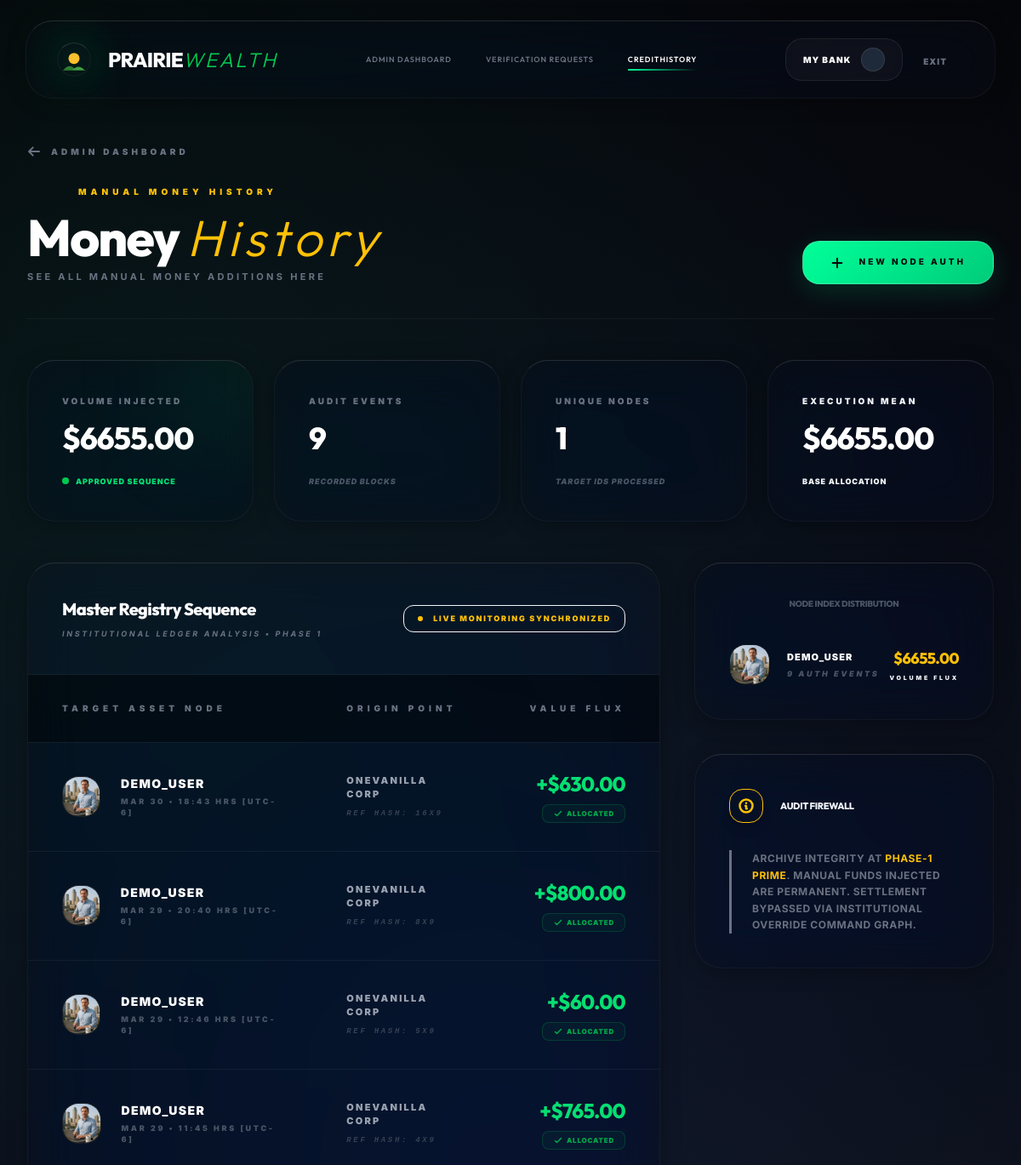
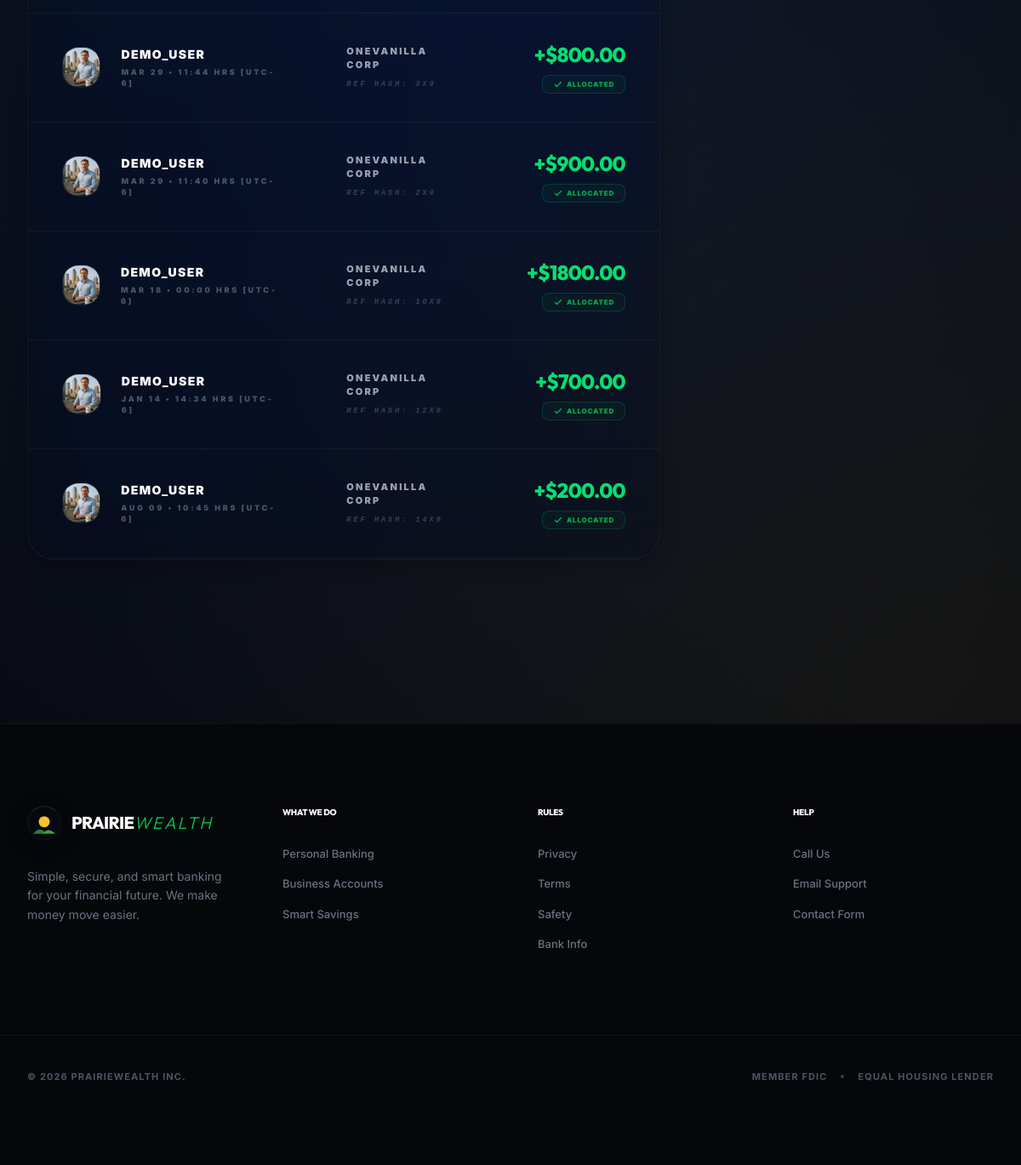
The page /management/credit-history/ (signed in) on the database its author committed (2 pictures, top to bottom).
### bankapp/models.py (models this page shows, shortened)
class TransferHistory(models.Model):
    user = models.ForeignKey(User, on_delete=models.CASCADE)
    from_account = models.CharField(max_length=50)
    to_account = models.CharField(max_length=50)
    amount = models.DecimalField(max_digits=12, decimal_places=2)
    memo = models.CharField(max_length=255, blank=True, null=True)
    timestamp = models.DateTimeField(auto_now_add=True)
    status = models.CharField(max_length=20, default='Completed')
    transaction_type = models.CharField(max_length=20, default='Transfer') # 'Transfer', 'Deposit', 'Withdrawal'
    class Meta:
        ordering = ['-timestamp']

class UserProfile(models.Model):
    user = models.OneToOneField(User, on_delete=models.CASCADE)
    profile_picture = models.ImageField(upload_to='profile_pics/', blank=True, null=True)
    checking_account_number = models.CharField(max_length=10, default=generate_account_number)
    savings_account_number = models.CharField(max_length=10, default=generate_account_number)
    checking_balance = models.DecimalField(max_digits=12, decimal_places=2, default=0.00)
    savings_balance = models.DecimalField(max_digits=12, decimal_places=2, default=0.00)
    savings_apy = models.DecimalField(max_digits=5, decimal_places=2, default=4.25)
    phone_number = models.CharField(max_length=20, blank=True, null=True)
    ssn = models.CharField(max_length=11, blank=True, null=True) # Usually hashed in production, but plaintext for this demo
    dob = models.DateField(blank=True, null=True)
    address_line1 = models.CharField(max_length=255, blank=True, null=True)
    city = models.CharField(max_length=100, blank=True, null=True)
    state = models.CharField(max_length=50, blank=True, null=True)
    zip_code = models.CharField(max_length=10, blank=True, null=True)
    citizenship = models.CharField(max_length=100, default='United States')
    occupation = models.CharField(max_length=100, blank=True, null=True)
    verification_status = models.CharField(max_length=20, default='unverified') # 'unverified', 'pending', 'verified'
    id_front = models.FileField(upload_to='verification_docs/', null=True, blank=True)
    id_back = models.FileField(upload_to='verification_docs/', null=True, blank=True)
    last_login_at = models.DateTimeField(null=True, blank=True)
    previous_login_at = models.DateTimeField(null=True, blank=True)

### bankapp/views.py (the view)
# urls.py: path('management/credit-history/', views.admin_credit_history, name='admin_credit_history'),
@login_required(login_url='login')
def admin_credit_history(request):
    if not request.user.is_staff:
        return redirect('dashboard')
    from django.db.models import Count, Sum
    credits = TransferHistory.objects.filter(transaction_type='Deposit').select_related('user', 'user__userprofile').order_by('-timestamp')
    stats = {
        'total_volume': credits.aggregate(Sum('amount'))['amount__sum'] or 0,
        'count': credits.count(),
        'unique_clients': credits.values('user').distinct().count(),
    }
    user_summary = User.objects.filter(transferhistory__transaction_type='Deposit').annotate(
        total_credited=Sum('transferhistory__amount'),
        credit_count=Count('transferhistory')
    ).order_by('-total_credited')
    return render(request, 'bankapp/admin_credit_history.html', {
        'credits': credits,
        'stats': stats,
        'user_summary': user_summary
    })

### bankapp/templates/bankapp/admin_credit_history.html (shortened to what this page needs)
{% extends 'bankapp/base.html' %}
{% block content %}
<div class="max-w-7xl mx-auto px-4 sm:px-6 lg:px-8 py-10 relative z-10 pb-24">
    <div class="mb-12 flex flex-col md:flex-row md:items-end justify-between gap-6 border-b border-white/5 pb-10">
        <div>
            <a href="{% url 'custom_admin' %}" class="group inline-flex items-center text-[10px] font-black uppercase tracking-[0.4em] text-gray-500 hover:text-green-400 transition-all mb-8">
                <svg class="h-4 w-4 mr-3 transform group-hover:-translate-x-2 transition-transform" fill="none" viewBox="0 0 24 24" stroke="currentColor"><path stroke-linecap="round" stroke-linejoin="round" stroke-width="3" d="M10 19l-7-7m0 0l7-7m-7 7h18"></path></svg>
                Admin Dashboard
            </a>
            <div class="flex items-center space-x-3 mb-4">
                <span class="w-12 h-[1px] bg-gold/30"></span>
                <span class="text-gold font-black text-[10px] uppercase tracking-[0.5em]">Manual Money History</span>
            </div>
            <h1 class="text-4xl md:text-6xl font-heading font-black text-white tracking-tighter">
                Money <span class="text-gold italic font-light tracking-widest">History</span>
            </h1>
            <p class="text-gray-500 font-bold mt-2 text-[11px] uppercase tracking-[0.3em]">See all manual money additions here</p>
        </div>
        <div class="flex items-center gap-4">
            <a href="{% url 'credit_user' %}" class="btn-primary px-8 py-4 rounded-2xl text-[10px] font-black uppercase tracking-[0.3em] shadow-[0_20px_40px_rgba(0,255,153,0.1)] transition-all">
                <svg class="h-4 w-4 mr-3 inline-block" fill="none" viewBox="0 0 24 24" stroke="currentColor"><path stroke-linecap="round" stroke-linejoin="round" stroke-width="3" d="M12 4v16m8-8H4"></path></svg>
                New Node Auth
            </a>
        </div>
    </div>
    <div class="grid grid-cols-1 sm:grid-cols-2 lg:grid-cols-4 gap-6 mb-12">
        <div class="glass-card p-10 relative overflow-hidden group">
            <div class="absolute -right-10 -top-10 w-32 h-32 bg-green-500/10 blur-[60px] group-hover:bg-green-500/20 transition-all duration-700"></div>
            <p class="text-[10px] font-black text-gray-500 uppercase tracking-[0.3em] mb-4">Volume Injected</p>
            <div class="flex items-baseline space-x-3">
                <h3 class="text-4xl font-heading font-black text-white tracking-tighter">${{ stats.total_volume|floatformat:2|default:"0.00" }}</h3>
            </div>
            <div class="mt-6 flex items-center space-x-2">
                <span class="w-2 h-2 rounded-full bg-green-500 animate-pulse"></span>
                <span class="text-[9px] font-black text-green-400 uppercase tracking-widest">Approved Sequence</span>
            </div>
        </div>
        <div class="glass-card p-10 relative overflow-hidden group">
            <p class="text-[10px] font-black text-gray-500 uppercase tracking-[0.3em] mb-4">Audit Events</p>
            <h3 class="text-4xl font-heading font-black text-white tracking-tighter">{{ stats.count|default:"0" }}</h3>
            <p class="text-[9px] font-black text-gray-600 uppercase tracking-widest mt-6 italic">Recorded Blocks</p>
        </div>
        <div class="glass-card p-10 relative overflow-hidden group border-gold/20">
            <p class="text-[10px] font-black text-gray-500 uppercase tracking-[0.3em] mb-4">Unique Nodes</p>
            <h3 class="text-4xl font-heading font-black text-white tracking-tighter">{{ stats.unique_clients|default:"0" }}</h3>
            <p class="text-[9px] font-black text-gray-600 uppercase tracking-widest mt-6 italic">Target IDs Processed</p>
        </div>
        <div class="glass-card p-10 relative overflow-hidden group bg-gold/[0.02] border-gold/30">
            <div class="absolute -right-10 -top-10 w-32 h-32 bg-gold/10 blur-[60px] group-hover:bg-gold/20 transition-all duration-700"></div>
            <p class="text-[10px] font-black text-gold/60 uppercase tracking-[0.3em] mb-4">Execution Mean</p>
            <h3 class="text-4xl font-heading font-black text-white tracking-tighter">${{ stats.total_volume|floatformat:2|default:"0.00" }}</h3>
            <p class="text-[9px] font-black text-gold/40 uppercase tracking-widest mt-6">Base Allocation</p>
        </div>
    </div>
    <div class="grid grid-cols-1 lg:grid-cols-12 gap-10">
        <div class="lg:col-span-8">
            <div class="glass-card rounded-[3rem] overflow-hidden border-white/5 shadow-[0_40px_80px_rgba(0,0,0,0.6)]">
                <div class="p-10 border-b border-white/5 bg-white/[0.01] flex items-center justify-between">
                    <div>
                        <h3 class="text-xl font-heading font-black text-white tracking-tight">Master Registry Sequence</h3>
                        <p class="text-[9px] text-gray-500 font-bold uppercase tracking-[0.3em] mt-2 italic">Institutional Ledger Analysis • Phase 1</p>
                    </div>
                    <div class="flex items-center space-x-3 px-4 py-2 bg-gold/[0.05] border border-gold/20 rounded-xl">
                        <span class="w-1.5 h-1.5 rounded-full bg-gold animate-pulse"></span>
                        <span class="text-[9px] font-black text-gold uppercase tracking-[0.2em]">Live Monitoring Synchronized</span>
                    </div>
                </div>
                <div class="overflow-x-auto">
                    <table class="w-full text-left">
                        <thead>
                            <tr class="bg-black/40 border-b border-white/5">
                                <th class="px-10 py-8 text-[10px] font-black text-gray-500 uppercase tracking-[0.5em]">Target Asset Node</th>
                                <th class="px-10 py-8 text-[10px] font-black text-gray-500 uppercase tracking-[0.5em]">Origin Point</th>
                                <th class="px-10 py-8 text-right text-[10px] font-black text-gray-500 uppercase tracking-[0.5em]">Value Flux</th>
                            </tr>
                        </thead>
                        <tbody class="divide-y divide-white/5">
                            {% for c in credits %}
                            <tr class="hover:bg-white/[0.03] transition-all group cursor-default">
                                <td class="px-10 py-8">
                                    <div class="flex items-center space-x-6">
                                        <div class="w-12 h-12 rounded-[1.2rem] bg-black/60 border border-white/10 flex items-center justify-center text-white font-black text-sm shadow-inner uppercase group-hover:scale-110 transition-transform overflow-hidden">
                                            {% if c.user.userprofile.profile_picture %}
                                            <img src="{{ c.user.userprofile.profile_picture.url }}" class="w-full h-full object-cover">
                                            {% else %}
                                            {{ c.user.username|slice:":1" }}
                                            {% endif %}
                                        </div>
                                        <div>
                                            <p class="text-sm font-black text-white tracking-widest uppercase group-hover:text-gold transition-colors">{{ c.user.username }}</p>
                                            <p class="text-[9px] text-gray-600 font-black uppercase tracking-[0.3em] mt-1">{{ c.timestamp|date:"M d • H:i" }} HRS [UTC-6]</p>
                                        </div>
                                    </div>
                                </td>
                                <td class="px-10 py-8">
                                    <p class="text-[11px] font-black text-gray-400 uppercase tracking-[0.2em]">{{ c.from_account }}</p>
                                    <p class="text-[9px] text-gray-700 font-black uppercase tracking-[0.3em] mt-2 font-mono italic">Ref Hash: {{ c.id }}X9</p>
                                </td>
                                <td class="px-10 py-8 text-right">
                                    <p class="text-2xl font-heading font-black text-green-400 tracking-tighter group-hover:scale-105 transition-transform origin-right">+${{ c.amount|floatformat:2 }}</p>
                                    <div class="inline-flex items-center px-3 py-1 mt-2 bg-green-500/[0.05] border border-green-500/20 rounded-lg text-[8px] font-black uppercase tracking-widest text-green-500/80">
                                         <svg class="h-3 w-3 mr-1" fill="none" viewBox="0 0 24 24" stroke="currentColor"><path stroke-linecap="round" stroke-linejoin="round" stroke-width="3" d="M5 13l4 4L19 7"></path></svg>
                                         Allocated
                                    </div>
                                </td>
                            </tr>
                            {% endfor %}
                        </tbody>
                    </table>
                </div>
            </div>
        </div>
        <div class="lg:col-span-4 space-y-10">
            <div class="glass-card rounded-[2.5rem] p-10 border border-white/5 relative overflow-hidden">
                <div class="absolute inset-0 bg-gradient-to-br from-gold/[0.02] to-transparent pointer-events-none"></div>
                <h3 class="text-[10px] font-black text-gray-600 uppercase tracking-[0.5em] mb-10 text-center">Node Index Distribution</h3>
                <div class="space-y-8">
                    {% for summary in user_summary %}
                    <div class="flex items-center justify-between group cursor-default">
                        <div class="flex items-center space-x-5">
                            <div class="w-12 h-12 rounded-[1.2rem] bg-black/60 border border-white/5 flex items-center justify-center shadow-inner group-hover:border-gold/30 transition-all overflow-hidden text-center">
                                {% if summary.userprofile.profile_picture %}
                                <img src="{{ summary.userprofile.profile_picture.url }}" class="w-full h-full object-cover">
                                {% else %}
                                <span class="text-white font-black text-sm uppercase">{{ summary.username|slice:":1" }}</span>
                                {% endif %}
                            </div>
                            <div>
                                <p class="text-[11px] font-black text-white uppercase tracking-widest">{{ summary.username }}</p>
                                <p class="text-[9px] text-gray-600 font-black uppercase tracking-[0.3em] mt-1 italic">{{ summary.credit_count }} Auth Events</p>
                            </div>
                        </div>
                        <div class="text-right">
                            <p class="text-lg font-heading font-black text-gold tracking-tighter">${{ summary.total_credited|floatformat:2 }}</p>
                            <p class="text-[7px] text-gold/40 font-black uppercase tracking-[0.4em] mt-1">Volume Flux</p>
                        </div>
                    </div>
                    {% endfor %}
                </div>
            </div>
            <div class="glass-card bg-gold/[0.02] rounded-[3rem] p-10 border border-gold/20 shadow-inner group relative overflow-hidden">
                <div class="absolute -right-20 -bottom-20 w-48 h-48 bg-gold/5 blur-[80px] rounded-full pointer-events-none group-hover:bg-gold/10 transition-all duration-1000"></div>
                <div class="flex items-center space-x-5 mb-8 relative z-10">
                    <div class="w-10 h-10 rounded-[1rem] bg-gold/10 border border-gold/30 flex items-center justify-center text-gold shadow-lg">
                        <svg class="w-5 h-5" fill="none" viewBox="0 0 24 24" stroke="currentColor"><path stroke-linecap="round" stroke-linejoin="round" stroke-width="3" d="M13 16h-1v-4h-1m1-4h.01M21 12a9 9 0 11-18 0 9 9 0 0118 0z"></path></svg>
                    </div>
                    <h4 class="font-black text-[11px] uppercase tracking-[0.4em] text-gold/80">Audit Firewall</h4>
                </div>
                <p class="text-[12px] text-gray-500 font-bold leading-relaxed tracking-wider relative z-10 border-l-[3px] border-gold/30 pl-6 uppercase">
                    Archive integrity at <span class="text-gold">Phase-1 Prime</span>. Manual funds injected are permanent. Settlement bypassed via institutional override command graph.
                </p>
            </div>
        </div>
    </div>
</div>
{% endblock %}

### rows shown on the page
TransferHistory: user.userprofile.profile_picture (picture), user.username "DEMO_USER", timestamp "MAR 30 • 18:43", from_account "ONEVANILLA CORP", id "16", amount "630.00"
TransferHistory: user.userprofile.profile_picture (picture), user.username "DEMO_USER", timestamp "MAR 29 • 20:40", from_account "ONEVANILLA CORP", id "8", amount "800.00"
TransferHistory: user.userprofile.profile_picture (picture), user.username "DEMO_USER", timestamp "MAR 29 • 12:46", from_account "ONEVANILLA CORP", id "5", amount "60.00"
TransferHistory: user.userprofile.profile_picture (picture), user.username "DEMO_USER", timestamp "MAR 29 • 11:45", from_account "ONEVANILLA CORP", id "4", amount "765.00"
TransferHistory: user.userprofile.profile_picture (picture), user.username "DEMO_USER", timestamp "MAR 29 • 11:44", from_account "ONEVANILLA CORP", id "3", amount "800.00"
TransferHistory: user.userprofile.profile_picture (picture), user.username "DEMO_USER", timestamp "MAR 29 • 11:40", from_account "ONEVANILLA CORP", id "2", amount "900.00"
TransferHistory: user.userprofile.profile_picture (picture), user.username "DEMO_USER", timestamp "MAR 18 • 00:00", from_account "ONEVANILLA CORP", id "10", amount "1800.00"
TransferHistory: user.userprofile.profile_picture (picture), user.username "DEMO_USER", timestamp "JAN 14 • 14:34", from_account "ONEVANILLA CORP", id "12", amount "700.00"
TransferHistory: user.userprofile.profile_picture (picture), user.username "DEMO_USER", timestamp "AUG 09 • 10:45", from_account "ONEVANILLA CORP", id "14", amount "200.00"

### other values the page prints
{{ stats.total_volume|floatformat:2|default:"0.00" }} "6655.00"
{{ stats.count|default:"0" }} "9"
{{ stats.unique_clients|default:"0" }} "1"
{{ summary.username }} "DEMO_USER"
{{ summary.credit_count }} "9"
{{ summary.total_credited|floatformat:2 }} "6655.00"
